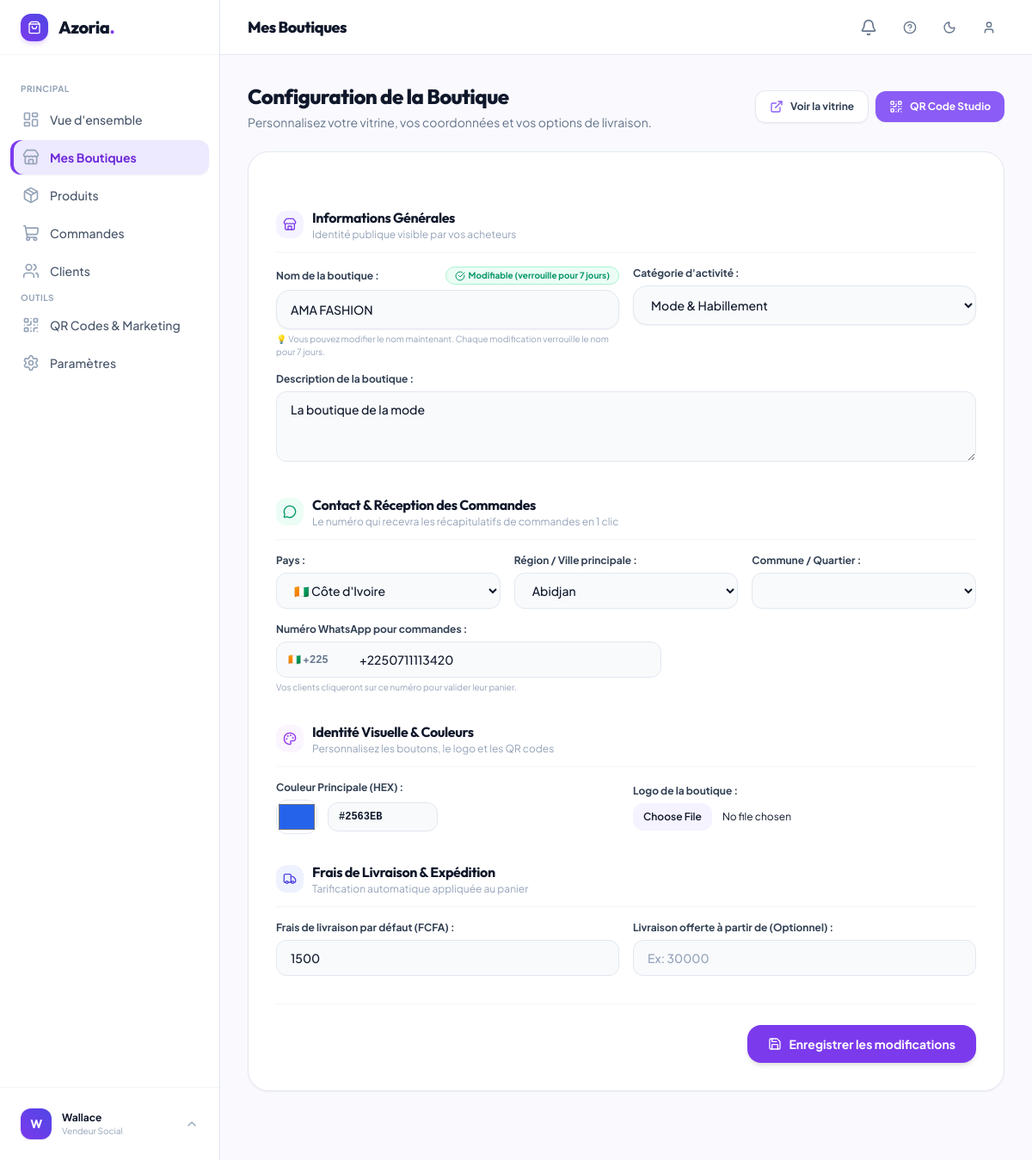
The page /boutique/parametres/ (signed in) on the database as committed earlier.
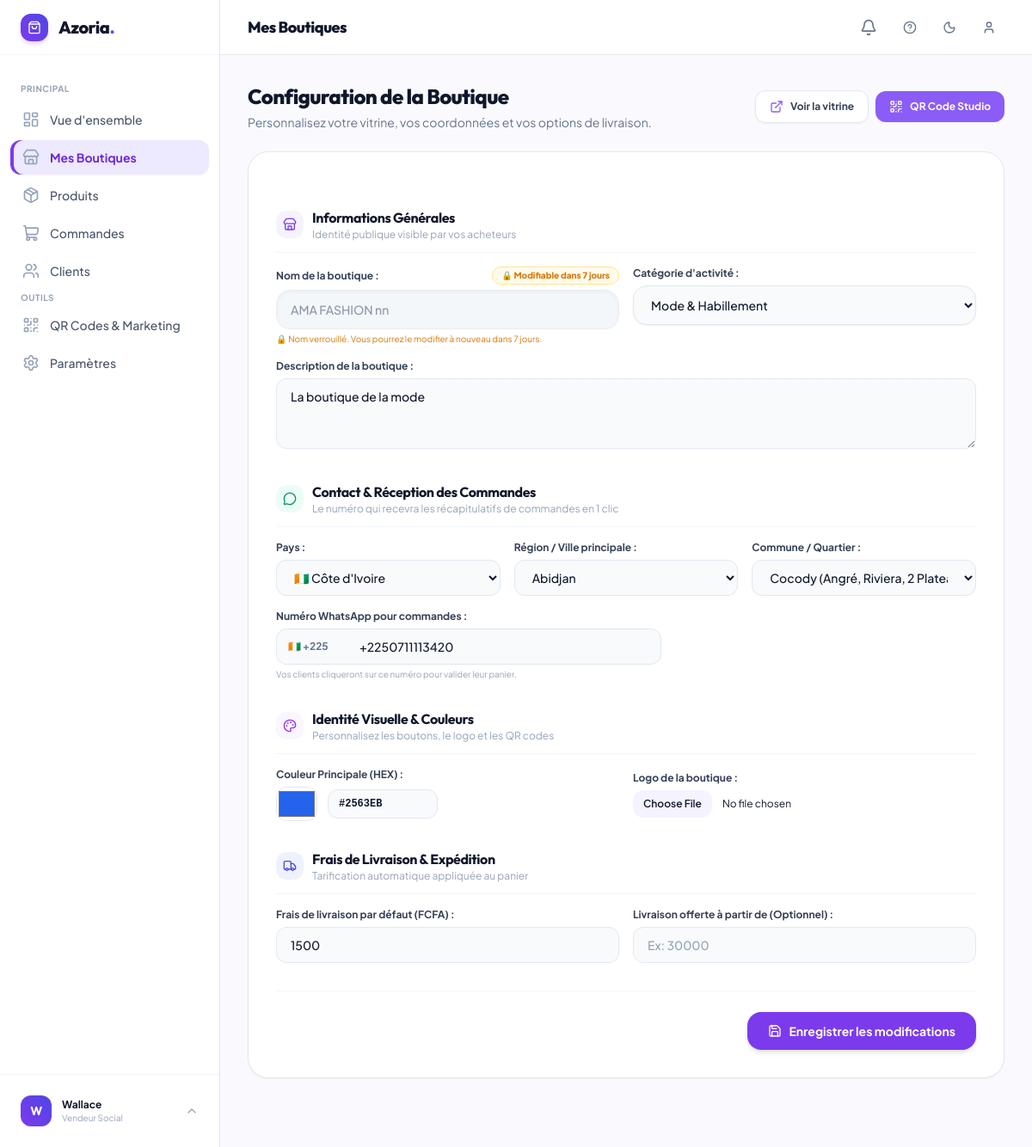
The same page on the database as committed later.
### apps/shop/models.py (models this page shows, shortened)
class Shop(models.Model):
    uuid = models.UUIDField(default=uuid.uuid4, editable=False, unique=True)
    slug = models.SlugField(max_length=150, unique=True, blank=True)
    owner = models.ForeignKey(settings.AUTH_USER_MODEL, on_delete=models.CASCADE, related_name='shops', verbose_name=_("Propriétaire"))
    name = models.CharField(max_length=120, verbose_name=_("Nom de la boutique"))
    category = models.CharField(max_length=80, default="Mode & Habillement", verbose_name=_("Catégorie"))
    description = models.TextField(blank=True, verbose_name=_("Description"))
    phone = models.CharField(max_length=25, blank=True, verbose_name=_("Numéro WhatsApp pour commandes"), help_text=_("Ex: +225 0700000000"))
    city = models.CharField(max_length=80, default="Abidjan", verbose_name=_("Ville / Commune"))
    is_active = models.BooleanField(default=True, verbose_name=_("Boutique active"))
    name_last_changed_at = models.DateTimeField(null=True, blank=True, verbose_name=_("Dernière modification du nom"))
    created_at = models.DateTimeField(auto_now_add=True, verbose_name=_("Date de création"))
    class Meta:
        verbose_name = _("Boutique")
        verbose_name_plural = _("Boutiques")
        ordering = ['-created_at']
    @property
    def is_name_locked(self) -> bool:
        if not self.name_last_changed_at:
            return False
        from django.utils import timezone
        from datetime import timedelta
        return (timezone.now() - self.name_last_changed_at) < timedelta(days=7)
    @property
    def name_unlock_days_left(self) -> int:
        if not self.name_last_changed_at:
            return 0
        from django.utils import timezone
        from datetime import timedelta
        diff = timedelta(days=7) - (timezone.now() - self.name_last_changed_at)
        return max(0, diff.days + 1 if diff.total_seconds() > 0 else 0)

class ShopBranding(models.Model):
    shop = models.OneToOneField(Shop, on_delete=models.CASCADE, related_name='branding', verbose_name=_("Boutique"))
    logo = ProcessedImageField(upload_to=shop_logo_path,
                               processors=[ResizeToFill(400, 400)],
                               format='WEBP',
                               options={'quality': 85},
                               max_length=255,
                               blank=True, null=True, verbose_name=_("Logo"))
    banner = ProcessedImageField(upload_to=shop_banner_path,
                                 processors=[ResizeToFill(1200, 400)],
                                 format='WEBP',
                                 options={'quality': 85},
                                 max_length=255,
                                 blank=True, null=True, verbose_name=_("Bannière"))
    slogan = models.CharField(max_length=150, blank=True, verbose_name=_("Slogan"))
    primary_color = models.CharField(max_length=7, default='#7C3AED', verbose_name=_("Couleur principale (HEX)"))
    class Meta:
        verbose_name = _("Identité visuelle")
        verbose_name_plural = _("Identités visuelles")

class ShopPayment(models.Model):
    shop = models.OneToOneField(Shop, on_delete=models.CASCADE, related_name='payment', verbose_name=_("Boutique"))
    GATEWAY_CHOICES = [
        ('livraison', '🚚 Paiement à la livraison (Cash / Wave à réception)'),
        ('mobile_money', '📱 Mobile Money (Wave, Orange, MTN, Moov)'),
        ('virement', '🏦 Virement bancaire'),
    ]
    accepted_payments = models.JSONField(default=list, verbose_name=_("Moyens de paiement acceptés"))
    delivery_fee = models.DecimalField(max_digits=10, decimal_places=2, default=1500.00, verbose_name=_("Frais de livraison par défaut (FCFA)"))
    free_delivery_threshold = models.DecimalField(max_digits=10, decimal_places=2, null=True, blank=True, verbose_name=_("Livraison offerte à partir de (FCFA)"))
    accepted_delivery_zones = models.JSONField(
        default=list,
        blank=True,
        verbose_name=_("Zones de livraison"),
        help_text=_("Liste des communes/villes desservies")
    )
    api_key = models.CharField(max_length=255, blank=True, verbose_name=_("Clé API (Optionnel)"))
    class Meta:
        verbose_name = _("Configuration de paiement & livraison")
        verbose_name_plural = _("Configurations de paiement & livraison")

### apps/shop/views.py (the view, shortened to what this page needs)
# urls.py: path('parametres/', views.shop_settings, name='settings'),
@login_required
def shop_settings(request):
    shop = Shop.objects.filter(owner=request.user).first()
    if not shop:
        messages.warning(request, "Veuillez d'abord créer une boutique.")
        return redirect('core:dashboard')
    branding, _ = ShopBranding.objects.get_or_create(shop=shop)
    payment, _ = ShopPayment.objects.get_or_create(shop=shop)
    return render(request, 'shop/store_settings.html', {
        'shop': shop,
        'branding': branding,
        'payment': payment,
    })

### templates/shop/store_settings.html (shortened to what the changed rows need)
{% extends 'core/base_dashboard.html' %}
{% block header_title %}Mes Boutiques{% endblock %}
{% block content %}
<div class="max-w-4xl mx-auto pb-12 space-y-6">
    <div class="flex flex-col sm:flex-row sm:items-center justify-between gap-4">
        <div>
            <h1 class="font-heading text-2xl font-extrabold text-slate-900 dark:text-white tracking-tight">Configuration
                de la Boutique</h1>
        </div>
    </div>
    <div
        class="bg-white dark:bg-slate-800 rounded-3xl border border-slate-200 dark:border-slate-700 shadow-sm overflow-hidden"
        x-data="{ shopName: '{{ shop.name|escapejs }}', phone: '{{ shop.phone|escapejs }}', isSubmitting: false, get isValid() { return this.shopName.trim().length > 0 && this.phone.trim().length > 0; } }">
        <form method="post" enctype="multipart/form-data" @submit="isSubmitting = true" class="p-6 sm:p-8 space-y-8">
            <div class="space-y-4">
                <div class="flex items-center gap-2.5 pb-3 border-b border-slate-100 dark:border-slate-700">
                    <div>
                        <h2 class="font-heading font-bold text-base text-slate-900 dark:text-white">Informations
                            Générales</h2>
                    </div>
                </div>
                <div class="grid grid-cols-1 sm:grid-cols-2 gap-4">
                    <div>
                        <div class="flex items-center justify-between mb-1.5">
                            <label class="block text-xs font-bold text-slate-700 dark:text-slate-300">Nom de la boutique :</label>
                            {% if shop.is_name_locked %}
                            <span class="inline-flex items-center gap-1 px-2.5 py-0.5 rounded-full text-[10px] font-extrabold bg-amber-50 dark:bg-amber-950/60 text-amber-600 dark:text-amber-400 border border-amber-200 dark:border-amber-800">
                                🔒 Modifiable dans {{ shop.name_unlock_days_left }} jour{{ shop.name_unlock_days_left|pluralize }}
                            </span>
                            {% else %}
                            <span class="inline-flex items-center gap-1 px-2.5 py-0.5 rounded-full text-[10px] font-bold bg-emerald-50 dark:bg-emerald-950/60 text-emerald-600 dark:text-emerald-400 border border-emerald-200 dark:border-emerald-800">
                                <i data-lucide="check-circle" class="w-3 h-3"></i> Modifiable (verrouille pour 7 jours)
                            </span>
                            {% endif %}
                        </div>
                        {% if shop.is_name_locked %}
                        <input type="text" value="{{ shop.name }}" disabled
                            class="w-full px-4 py-3 rounded-2xl bg-slate-100 dark:bg-slate-800 border border-slate-200 dark:border-slate-700 text-xs sm:text-sm text-slate-500 dark:text-slate-400 font-medium cursor-not-allowed select-none shadow-inner"
                            title="Vous avez modifié le nom récemment. Prochaine modification possible dans {{ shop.name_unlock_days_left }} jour(s).">
                        <p class="text-[10px] text-amber-600 dark:text-amber-400 mt-1">🔒 Nom verrouillé. Vous pourrez le modifier à nouveau dans {{ shop.name_unlock_days_left }} jour{{ shop.name_unlock_days_left|pluralize }}.</p>
                        {% else %}
                        <input type="text" name="name" value="{{ shop.name }}" required x-model="shopName"
                            class="w-full px-4 py-3 rounded-2xl bg-slate-50 dark:bg-slate-900 border border-slate-200 dark:border-slate-700 text-xs sm:text-sm focus:ring-2 focus:ring-brand-500 focus:border-brand-500 outline-none text-slate-900 dark:text-white font-medium transition-all shadow-sm">
                        <p class="text-[10px] text-slate-400 mt-1">💡 Vous pouvez modifier le nom maintenant. Chaque modification verrouille le nom pour 7 jours.</p>
                        {% endif %}
                    </div>
                    <div>
                        <label class="block text-xs font-bold text-slate-700 dark:text-slate-300 mb-1.5">Catégorie d'activité :</label>
                        <select name="category"
                            class="w-full px-4 py-3 rounded-2xl bg-slate-50 dark:bg-slate-900 border border-slate-200 dark:border-slate-700 text-xs sm:text-sm focus:ring-2 focus:ring-brand-500 focus:border-brand-500 outline-none text-slate-900 dark:text-white font-medium transition-all shadow-sm">
                            <option value="Mode & Habillement" {% if shop.category == 'Mode & Habillement' %}selected{% endif %}>Mode & Habillement</option>
                        </select>
                    </div>
                </div>
                <div>
                    <label class="block text-xs font-bold text-slate-700 dark:text-slate-300 mb-1.5">Description de la
                        boutique :</label>
                    <textarea name="description" rows="3"
                        placeholder="Présentez vos produits et vos conditions en quelques lignes..."
                        class="w-full px-4 py-2.5 rounded-xl bg-slate-50 dark:bg-slate-900 border border-slate-200 dark:border-slate-700 text-xs sm:text-sm focus:ring-2 focus:ring-brand-500 outline-none text-slate-900 dark:text-white font-medium">{{ shop.description }}</textarea>
                </div>
            </div>
            <div class="space-y-4">
                <div class="flex items-center gap-2.5 pb-3 border-b border-slate-100 dark:border-slate-700">
                    <div>
                        <h2 class="font-heading font-bold text-base text-slate-900 dark:text-white">Contact & Réception
                            des Commandes</h2>
                    </div>
                </div>
                <div class="space-y-4"
                     x-data="{
                         locCountry: 'CI',
                         locCity: '{{ shop.city|default:'Abidjan'|escapejs }}',
                         locZone: '',
                         get allCountriesList() {
                             return window.getAllCountriesList ? window.getAllCountriesList() : [];
                         },
                         get countryData() {
                             return window.AZORIA_COUNTRIES ? window.AZORIA_COUNTRIES[this.locCountry] : (window.WEST_AFRICA_LOCATIONS ? window.WEST_AFRICA_LOCATIONS[this.locCountry] : null);
                         },
                         get citiesList() {
                             return this.countryData ? Object.keys(this.countryData.cities) : ['Abidjan'];
                         },
                         get zonesList() {
                             return (this.countryData && this.countryData.cities[this.locCity]) ? this.countryData.cities[this.locCity] : [];
                         },
                         onCountryChange() {
                             if (this.countryData) {
                                 this.locCity = this.countryData.defaultCity || this.citiesList[0];
                                 this.locZone = this.zonesList[0] || '';
                             }
                         },
                         onCityChange() {
                             this.locZone = this.zonesList[0] || '';
                         }
                     }">
                    <div class="grid grid-cols-1 sm:grid-cols-3 gap-4">
                        <div>
                            <label class="block text-xs font-bold text-slate-700 dark:text-slate-300 mb-1.5">Commune / Quartier :</label>
                            <select name="zone" x-model="locZone"
                                class="w-full px-4 py-2.5 rounded-xl bg-slate-50 dark:bg-slate-900 border border-slate-200 dark:border-slate-700 text-xs sm:text-sm focus:ring-2 focus:ring-brand-500 outline-none text-slate-900 dark:text-white font-medium">
                                <template x-for="z in zonesList" :key="z">
                                    <option :value="z" x-text="z" :selected="z === locZone"></option>
                                </template>
                            </select>
                        </div>
                    </div>
                    <div>
                        <div class="relative max-w-md">
                            <div class="absolute inset-y-0 left-0 pl-3.5 flex items-center pointer-events-none text-xs font-bold text-slate-500"
                                 x-text="countryData ? countryData.flag + ' ' + countryData.dialCode : '🇨🇮 +225'">
                            </div>
                            <input type="tel" name="phone" value="{{ shop.phone }}" x-model="phone" required
                                :placeholder="countryData ? countryData.phonePlaceholder : '07 00 00 00 00'"
                                class="w-full pl-24 pr-4 py-2.5 rounded-xl bg-slate-50 dark:bg-slate-900 border border-slate-200 dark:border-slate-700 text-xs sm:text-sm focus:ring-2 focus:ring-brand-500 outline-none text-slate-900 dark:text-white font-medium">
                        </div>
                    </div>
                </div>
            </div>
            <div class="space-y-4">
                <div class="flex items-center gap-2.5 pb-3 border-b border-slate-100 dark:border-slate-700">
                    <div>
                        <h2 class="font-heading font-bold text-base text-slate-900 dark:text-white">Identité Visuelle &
                            Couleurs</h2>
                    </div>
                </div>
                <div class="grid grid-cols-1 sm:grid-cols-2 gap-4 items-center">
                    <div>
                        <div class="flex items-center gap-3">
                            <input type="color" name="primary_color"
                                value="{{ shop.branding.primary_color|default:'#7C3AED' }}"
                                class="w-12 h-10 rounded-xl cursor-pointer border border-slate-200 bg-transparent">
                            <input type="text" name="primary_color_text"
                                value="{{ shop.branding.primary_color|default:'#7C3AED' }}"
                                class="w-32 px-3 py-2 rounded-xl bg-slate-50 dark:bg-slate-900 border border-slate-200 dark:border-slate-700 text-xs font-mono text-slate-900 dark:text-white font-bold">
                        </div>
                    </div>
                </div>
            </div>
            <div class="space-y-4">
                <div class="flex items-center gap-2.5 pb-3 border-b border-slate-100 dark:border-slate-700">
                    <div>
                        <h2 class="font-heading font-bold text-base text-slate-900 dark:text-white">Frais de Livraison &
                            Expédition</h2>
                    </div>
                </div>
                <div class="grid grid-cols-1 sm:grid-cols-2 gap-4">
                    <div>
                        <label class="block text-xs font-bold text-slate-700 dark:text-slate-300 mb-1.5">Frais de
                            livraison par défaut (FCFA) :</label>
                        <input type="number" name="delivery_fee"
                            value="{{ shop.payment.delivery_fee|default:1500|floatformat:0 }}"
                            class="w-full px-4 py-2.5 rounded-xl bg-slate-50 dark:bg-slate-900 border border-slate-200 dark:border-slate-700 text-xs sm:text-sm focus:ring-2 focus:ring-brand-500 outline-none text-slate-900 dark:text-white font-medium">
                    </div>
                </div>
            </div>
        </form>
    </div>
</div>
{% endblock %}

Rows that differ between the two databases and show on the page:
changed Shop "Mode & Habillement": name_unlock_days_left (not shown) → "7"; name "AMA FASHION" → "AMA FASHION nn"
Other text that changed with them:
form field zone: (not shown) → "Cocody (Angré, Riviera, 2 Plateaux, Danga...)"
text no longer shown: "Modifiable (verrouille pour 7 jours) 💡 Vous pouvez modifier le nom maintenant. Chaque modification verrouille le nom pour 7 jours."
text now shown: "🔒 Modifiable dans jour 🔒 Nom verrouillé. Vous pourrez le modifier à nouveau dans jour ."
